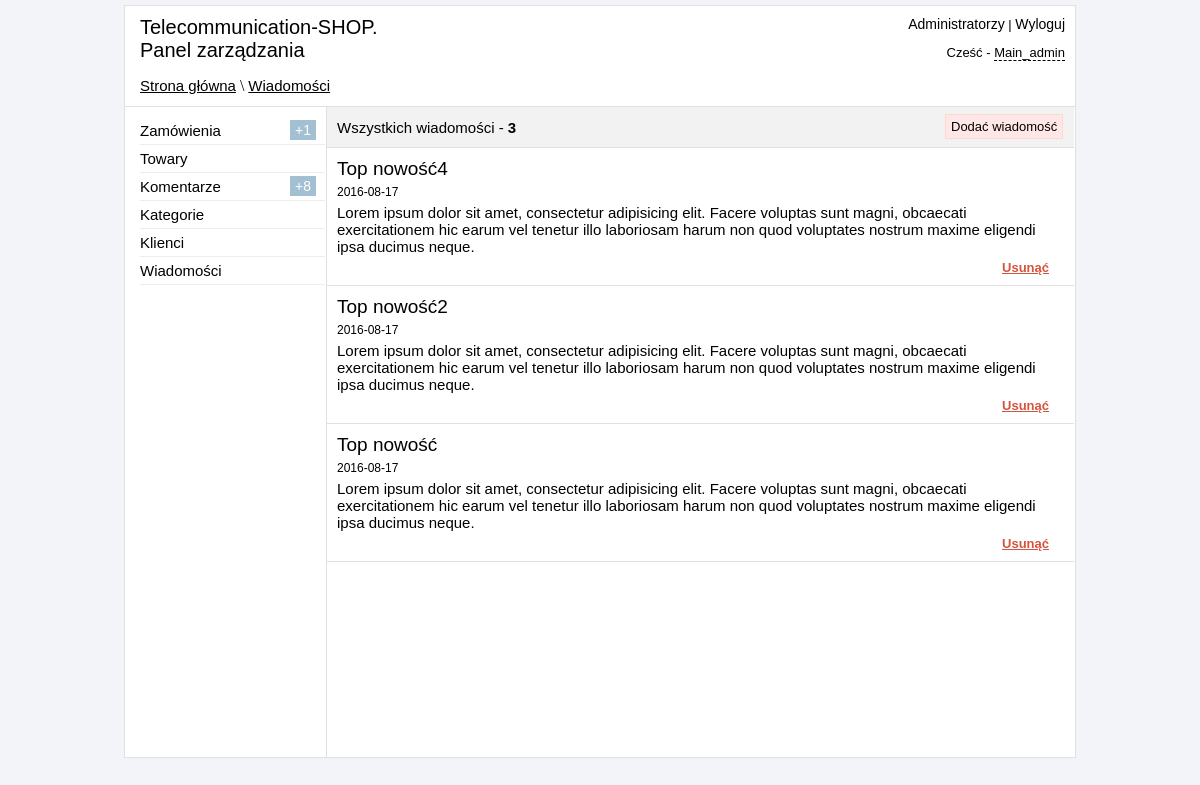
Screenshot of /admin/news.php (signed in) with the database file from the repository.
### tables this page shows
CREATE TABLE IF NOT EXISTS `news` (
  `id` int(11) NOT NULL,
  `title` varchar(255) NOT NULL,
  `text` text NOT NULL,
  `date` date NOT NULL
);

### admin/news.php (the view, shortened to what this page needs)
<?php
if ($_SESSION['auth_admin'] == "yes_auth") {
    include "include/functions.php";
    ?>
<!DOCTYPE html PUBLIC "-//W3C//DTD XHTML 1.0 Transitional//EN" "http://www.w3.org/TR/xhtml1/DTD/xhtml1-transitional.dtd">
<html xmlns="http://www.w3.org/1999/xhtml" xml:lang="pl" lang="pl">
<head>
    <link href="css/reset.css" rel="stylesheet" type="text/css" />
    <link href="css/style.css" rel="stylesheet" type="text/css" />
    <link href="jquery_confirm/jquery_confirm.css" rel="stylesheet" type="text/css" />
    <link href="fancybox/jquery.fancybox.css" rel="stylesheet" type="text/css" />
</head>
<body>
<div id="block-body">
<?php
include "include/block-header.php";
    $all_count    = mysqli_query($link, "SELECT * FROM news");
    $result_count = mysqli_num_rows($all_count);
    ?>
<div id="block-content">
<div id="block-parameters">
<p id="count-client" >Wszystkich wiadomości - <strong><?php echo $result_count; ?></strong></p>
<p align="right" id="add-style"><a class="news" href="#news" >Dodać wiadomość</a></p>
</div>
<?php
    $result = mysqli_query($link, "SELECT * FROM news ORDER BY id DESC");
    if (mysqli_num_rows($result) > 0) {
        $row = mysqli_fetch_array($result);
        do {
            echo '
<div class="block-news">
<h3>' . $row["title"] . '</h3>
<span>' . $row["date"] . '</span>
<p>' . $row["text"] . '</p>
<p class="links-actions" align="right" ><a class="delete" rel="news.php?id=' . $row["id"] . '&action=delete" >Usunąć</a></p>
</div>
    ';
        } while ($row = mysqli_fetch_array($result));
    }
    ?>
</div>
</div>
</body>
</html>
<?php
} else {
    header("Location: login.php");
}
?>

### admin/css/style.css (style rules this page uses)
body { background-color: #F2F4F9; }
#block-body { width: 950px; margin: 5px auto; background-color: white; border: 1px solid #E0E0E0; }
#block-header1 a { font: 15px sans-serif; color: black; }
#block-content { width: 747px; min-height: 650px; height: auto; margin-left: 201px; border-left: 1px solid #E0E0E0; }
#block-parameters { height: 40px; border-bottom: 1px solid #E0E0E0; background-color: #F2F2F2; }
.delete { font:bold 13px sans-serif; color: #D6533C; cursor: pointer; text-decoration: underline; }
#add-style { margin-top: 12px; margin-left: 618px; position: absolute; }
#add-style > a { font: 13px arial; color: black; text-decoration: none; border: 1px solid #FFDACA; background-color: #FFE7E7; padding-left: 5px; padding-right: 5px; padding-top: 4px; padding-bottom: 4px; }
.links-actions { margin-right: 15px; }
#count-client { position: absolute; font: 15px sans-serif; margin-left: 10px; margin-top: 12px; }
.block-news { border-bottom: 1px solid #E0E0E0; padding: 10px; }
.block-news h3 { font: 19px sans-serif; margin: 0; }
.block-news span { display: block; font: 12px sans-serif; margin-top: 5px; }
.block-news p { font: 15px sans-serif; margin-top: 5px; margin-bottom: 0px; }

### rows the page displays
news: title "Top nowość4", date "2016-08-17", text "Lorem ipsum dolor sit amet, consectetur adipisicing elit. Facere voluptas sunt magni, obcaecati exercitationem hic earum vel tenetur illo laboriosam harum non quod voluptates nostrum maxime eligendi ipsa ducimus neque."
news: title "Top nowość2", date "2016-08-17", text "Lorem ipsum dolor sit amet, consectetur adipisicing elit. Facere voluptas sunt magni, obcaecati exercitationem hic earum vel tenetur illo laboriosam harum non quod voluptates nostrum maxime eligendi ipsa ducimus neque."
news: title "Top nowość", date "2016-08-17", text "Lorem ipsum dolor sit amet, consectetur adipisicing elit. Facere voluptas sunt magni, obcaecati exercitationem hic earum vel tenetur illo laboriosam harum non quod voluptates nostrum maxime eligendi ipsa ducimus neque."

### other values shown
$_SESSION['urlpage'] "Strona główna \\ Wiadomości"
$_SESSION['admin_role'] "Main_admin"
$count1 "1"
$count2 "8"
$result_count "3"
